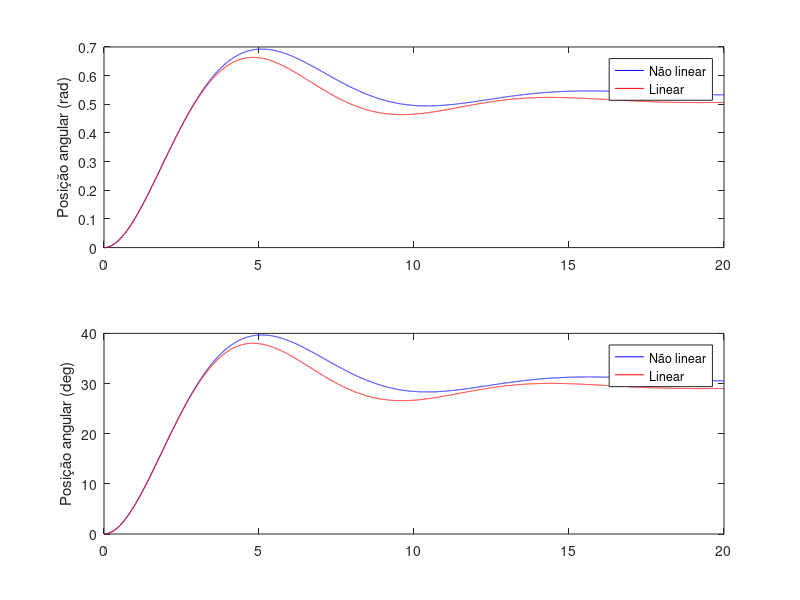
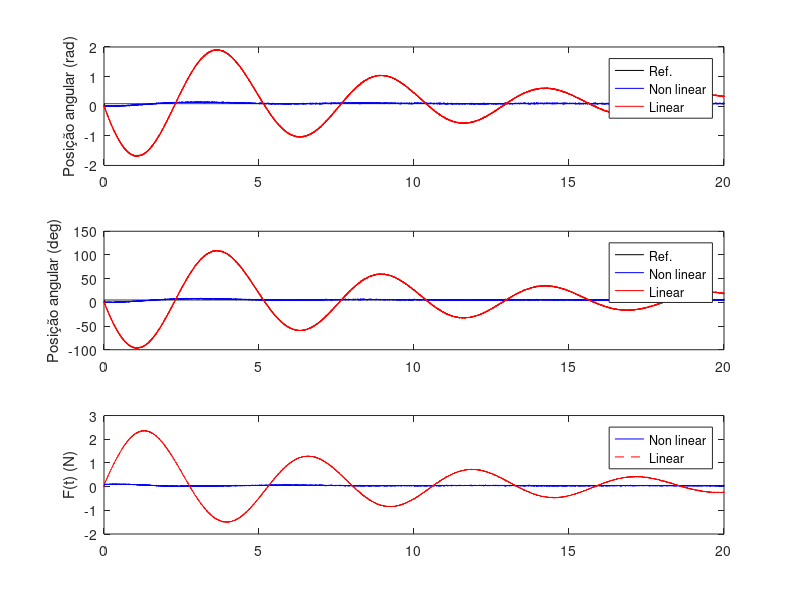

Write the MATLAB code that produced these figures, in order. (Note: this script raises an error after producing the figures.)
%% CDS - Atividade 01: Contole PID para o pêndulo amortecido
clear all; close all; clc;

%% Modelagem da planta do pêndulo amortecido

% Parametros 
J = 0.4;  % [kg*m^2]
c = 0.2;  % damping factor
m = 0.4;  % [kg]
g = 9.8;  % [m/s^2]
d = 0.05; % [m]
r = 0.4;  % [m]

Ts = 0.001; % periodo de amostragem (s)

% Modelo contínuo linearizado (sin(θ)≈θ)
    %                           r
    %  theta(s)/F(s) = -------------------
    %                   J*s^2 +c*s +m*g*d

Gs_l = tf(r, [J  c  m*g*d]);

% Modelo discreto linearizado (discretizado por ZOH)
Gz_l = c2d(Gs_l,Ts,'zoh');
   Bz = Gz_l.num{1};
        b0 = Bz(2); b1 = Bz(3);
   Az = Gz_l.den{1};
        a1 = Az(2); a2 = Az(3);

    % y_l(k) = -a1_l*y_l(k-1)-a2_L*y_l(k-2)+b0_l*u(k-1)+b1_l*u(k-2);

% Modelo discreto não-linear (discretizado por Forward)
    % x1_nl(k) = x1_nl(k-1) +Ts*x2_nl(k-1);
    % x2_nl(k) = (1- c*Ts/J)*x2_nl(k-1) -(m*g*d*Ts/J)*sin(x1_nl(k-1)) +(r*Ts/J)*u_nl(k-1);


%% Simulação da modelagem da planta
    % y_l x1_nl(k) - posição do angulo (rad)
    % x2_nl(k) - velocidade angular (rad/s)
    % u - força do sistema de propulsão (N)

tfinal = 20;                % tempo total da simulação (s)
N = round( tfinal/Ts );     % numero total de amostras

    % Condições iniciais
    x1_nl(1:2)=0; x2_nl(1:2)=0;
    y_l(1:2)=0;
    u(1:2)=0;

    for k = 3:N
        % Modelo linear (sin(θ)≈θ) discretizado por ZOH
        y_l(k) = -a1*y_l(k-1)-a2*y_l(k-2)+b0*u(k-1)+b1*u(k-2);
                  

        % Modelo não linear discretizado de Forward
        x1_nl(k) = x1_nl(k-1) +Ts*x2_nl(k-1);
        x2_nl(k) = (1- c*Ts/J)*x2_nl(k-1) -(m*g*d*Ts/J)*sin(x1_nl(k-1)) +(r*Ts/J)*u(k-1);

        u(k) = 0.25; % controle em malha aberta
    end

% Plot
t = 0:Ts:N*Ts-Ts;
figure;
subplot(211)
    plot(t,x1_nl,'b',t,y_l,'r');
    ylabel('Posição angular (rad)');
    legend('Não linear','Linear');
subplot(212)
    plot(t,(180/pi)*x1_nl,'b',t,(180/pi)*y_l,'r');
    ylabel('Posição angular (deg)');
    legend('Não linear','Linear');

%% Controlador PID
% Projeto baseado no modelo linear
% kp = 1;  ki = 0.4; kd = 0.6; % ganhos
kp = 1;  ki = 0.4; kd = 0; 
   
    % PID digital baseado na aproximação de Backward diff
    s0 = kp +ki*Ts +kd/Ts;
    s1 = -kp -2*kd/Ts;
    s2 = kd/Ts;

    % Perturbação de carga
    v1(1:N/2) = 0; v1(1+(N/2):N) = 0.5*(pi/180); % rad

    % Ruido gaussiano
    v2 = 1*wgn(1,N,1e-4,'linear'); % W

    % Condições iniciais
    x1_nl(1:2)=0; x2_nl(1:2)=0;
    u_nl(1:2)=0; e_nl(1:2)=0;

    y_l(1:2)=0;
    u_l(1:2)=0; e_l(1:2)=0;

    % Sinal de referencia
    ref(1:10) = 0; ref(11:N) = 5*(pi/180); % rad

    for k = 3:N

        % Modelo linear
        y_l(k) = -a1*y_l(k-1)-a2*y_l(k-2)+b0*u_l(k-1)+b1*u_l(k-2) ...
                    + v1(k) +a1*v1(k-1) +a2*v1(k-2) ...    
                    + v2(k) +a1*v2(k-1) +a2*v2(k-2);

            % Controle
            e_l(k) = ref(k) - y_l(k);
            u_l(k) = u_l(k-1) + s0*e_l(k) +s1*e_l(k-1) + s2*e_l(k-2);

          
        % Modelo não linear (Forward)
        x1_nl(k) = x1_nl(k-1) +Ts*x2_nl(k-1);
        x2_nl(k) = (1- c*Ts/J)*x2_nl(k-1) -(m*g*d*Ts/J)*sin(x1_nl(k-1)) +(r*Ts/J)*u_nl(k-1);
        y_nl(k) = x1_nl(k) + v1(k) + v2(k);

            % Controle
            e_nl(k) = ref(k) - y_nl(k);
            u_nl(k) = u_nl(k-1) + s0*e_nl(k) + s1*e_nl(k-1) + s2*e_nl(k-2);

            % Saturação no atuador
            if u_nl(k) >= 0.25
              u_nl(k) = 0.25;
            elseif u_nl(k) <= 0
              u_nl(k) = 0;
            end
    end

% Plots
t = 0:Ts:N*Ts-Ts;
figure;
subplot(311)
    plot(t,ref,'k',t,y_nl,'b',t,y_l,'r');
    ylabel('Posição angular (rad)');
    legend('Ref.','Non linear','Linear');
subplot(312)
    plot(t,(180/pi)*ref,'k',t,(180/pi)*y_nl,'b',t,(180/pi)*y_l,'r');
    ylabel('Posição angular (deg)');
    legend('Ref.','Non linear','Linear');
subplot(313)
    plot(t,u_nl,'b', t,u_l,'--r');
    ylabel('F(t) (N)');
    legend('Non linear','Linear');

%% Analise de margens de ganho e de fase

% Análise de estabilidade relativa do sistema de controle
Cz = tf([s0 s1 s2],[1 -1 0],Ts);

Gdlz = Cz*Gz_l; % Direct loop system

%fs = 1/Ts; ws = 2*pi*fs; w_nyquist = ws/2;

w = logspace(-2,5,100);
figure; 
margin(Gdlz,w); % margens de ganho e fase
grid on;
